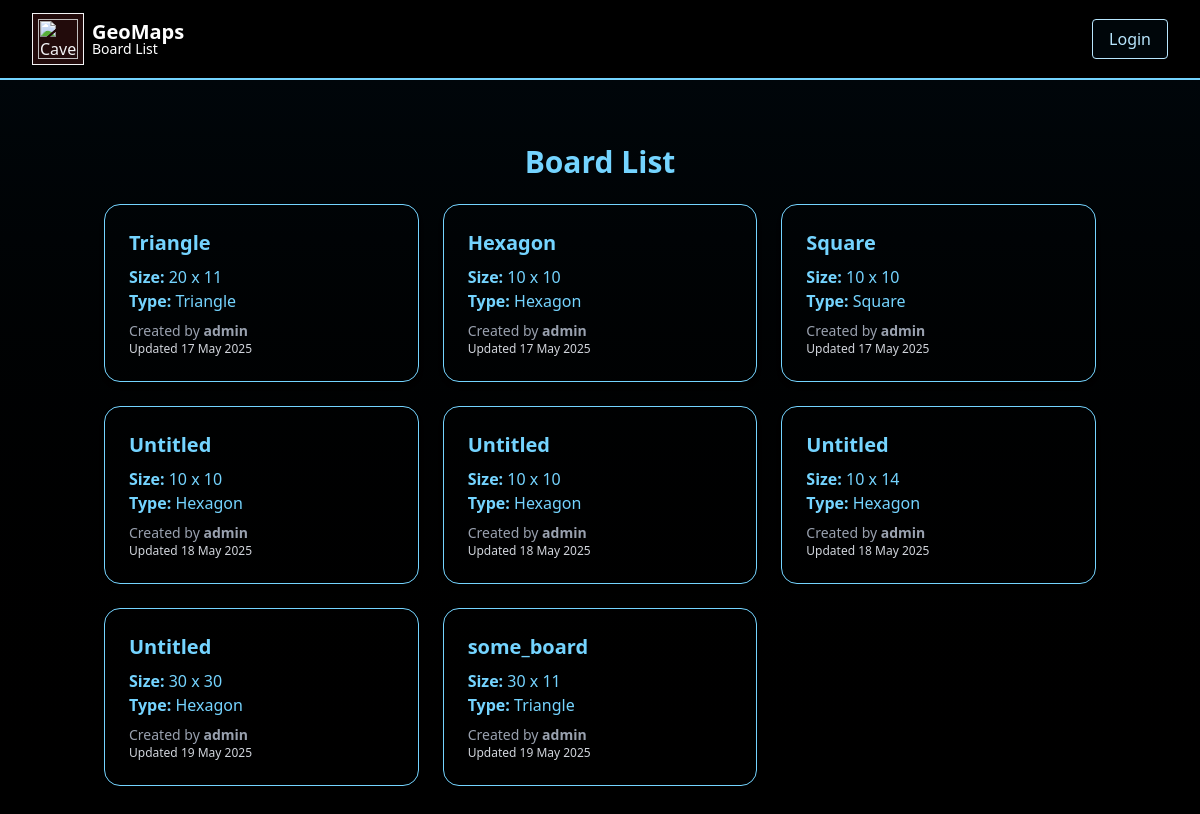
The page /board_list on the database as committed earlier.
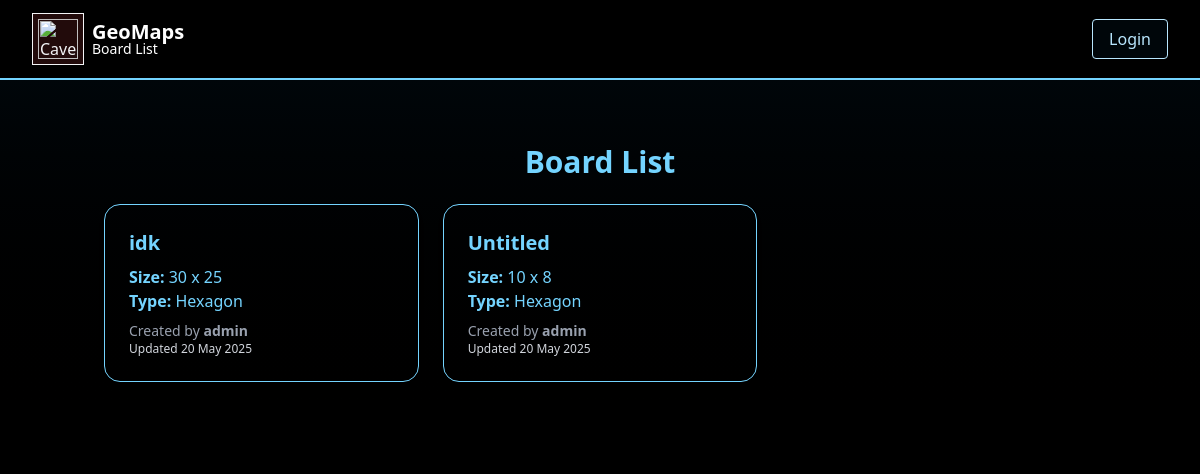
The same page on the database as committed later.
### pathgame/models.py (models this page shows, shortened)
class Board(models.Model):
    name = models.CharField(max_length=50)
    width = models.PositiveIntegerField()
    height = models.PositiveIntegerField()
    type = models.PositiveSmallIntegerField(choices=[
        (3, 'Triangle'),
        (4, 'Square'),
        (6, 'Hexagon'),
    ])
    creator = models.ForeignKey(User, on_delete=models.CASCADE, related_name='boards')
    created_at = models.DateTimeField(auto_now_add=True)
    updated_at = models.DateTimeField(auto_now=True)

### pathgame/views.py (the view)
# urls.py: path("board_list", views.board_list, name="board_list"),
def board_list(request):
    boards = Board.objects.all()
    context = {
        'boards': boards
    }
    return render(request, 'pathgame/board_list.html', context)

### pathgame/templates/pathgame/board_list.html
{% extends 'pathgame/base.html' %}
{% block title %}Board List{% endblock %}
{% block content %}
<div class="container mx-auto px-4 py-8">
    <h1 class="text-3xl font-bold mb-6 text-center">Board List</h1>
    <div class="grid grid-cols-1 sm:grid-cols-2 lg:grid-cols-3 gap-6">
        {% for board in boards %}
        <a href="{% url 'pathgame:board_preview' board.id %}" class="block">
            <div class="rounded-2xl shadow-md p-6 hover:shadow-xl transition duration-300 border-1">
                <h2 class="text-xl font-semibold">{{ board.name }}</h2>
                <p class="mt-2"><strong>Size:</strong> {{ board.width }} x {{ board.height }}</p>
                <p class=""><strong>Type:</strong>
                    {% if board.type == 3 %} Triangle
                    {% elif board.type == 4 %} Square
                    {% elif board.type == 6 %} Hexagon
                    {% else %} Unknown
                    {% endif %}
                </p>
                <p class="text-sm text-gray-400 mt-2">Created by <strong>{{ board.creator.username }}</strong></p>
                <p class="text-xs text-gray-300">Updated {{ board.updated_at|date:"d M Y" }}</p>
            </div>
        </a>
        {% empty %}
        <div class="col-span-full text-center text-gray-400">
            No boards available.
        </div>
        {% endfor %}
    </div>
</div>
{% endblock %}

Rows that differ between the two databases and show on the page:
removed Board: name "Triangle", width "20", height "11", type "Triangle", creator.username "admin", updated_at "17 May 2025"
removed Board: name "Hexagon", width "10", height "10", type "Hexagon", creator.username "admin", updated_at "17 May 2025"
removed Board: name "Square", width "10", height "10", type "Square", creator.username "admin", updated_at "17 May 2025"
removed Board: name "Untitled", width "10", height "10", type "Hexagon", creator.username "admin", updated_at "18 May 2025"
removed Board: name "Untitled", width "10", height "10", type "Hexagon", creator.username "admin", updated_at "18 May 2025"
removed Board: name "Untitled", width "10", height "14", type "Hexagon", creator.username "admin", updated_at "18 May 2025"
removed Board: name "Untitled", width "30", height "30", type "Hexagon", creator.username "admin", updated_at "19 May 2025"
removed Board: name "some_board", width "30", height "11", type "Triangle", creator.username "admin", updated_at "19 May 2025"
added Board: name "idk", width "30", height "25", type "Hexagon", creator.username "admin", updated_at "20 May 2025"
added Board: name "Untitled", width "10", height "8", type "Hexagon", creator.username "admin", updated_at "20 May 2025"
